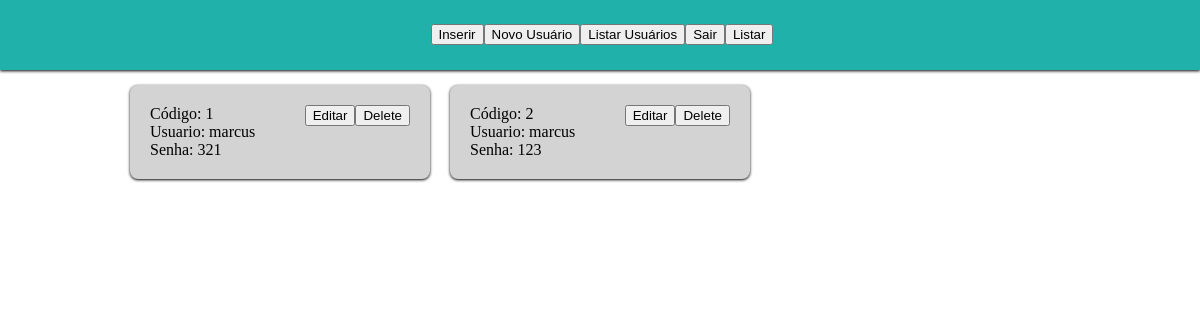
The page /trataDadosListaUsuario.php (signed in) on the database its author committed.
### tables this page shows
CREATE TABLE IF NOT EXISTS `usuario` (
  `codigo` int(11) NOT NULL,
  `usuario` varchar(50) NOT NULL,
  `senha` varchar(30) NOT NULL
);

### trataDadosListaUsuario.php (the view, shortened to what this page needs)
<?php
include 'menu.php';
listarDadosUsurio();
function listarDadosUsurio() {
    $link = mysql_connect("localhost", "root", "");
    $sql = mysql_query("SELECT * FROM usuario", $link);
    while ($reg = mysql_fetch_array($sql)) {
        echo '<div class="container_reg_usuario">';
            echo '<div class="box_reg_usuario">';
            echo '<input type="button" class="bt_reg" onclick="validaRotaNU(' . $reg['codigo'] . ')" value="Delete">';
            echo '<a href="EditarCadastroNU.php?codigo=' . $reg['codigo'] . '"><input type="button" class="bt_reg" value="Editar"></a>';
            echo 'Código: ' . $reg['codigo'];
            echo '<br>';
            echo 'Usuario: ' . $reg['usuario'];
            echo '<br>';
            echo 'Senha: ' . $reg['senha'];
            echo '</div>';
        echo '</div>';
    }
}
?>

### style.css (style rules this page uses)
body { width: 100%; margin:0; padding:0; background-color: #fff; }
.bt_reg { float:right; }
.box_reg_usuario { float:left; width:260px; padding:20px; display: block; margin:15px 10px; border-radius:8px; background-color: #D3D3D3; box-shadow: 0 1px 3px #000; }
.container_reg_usuario { width:960px; margin: auto; display: block; }

### rows shown on the page
usuario: codigo "1", usuario "marcus", senha "321"
usuario: codigo "2", usuario "marcus", senha "123"
